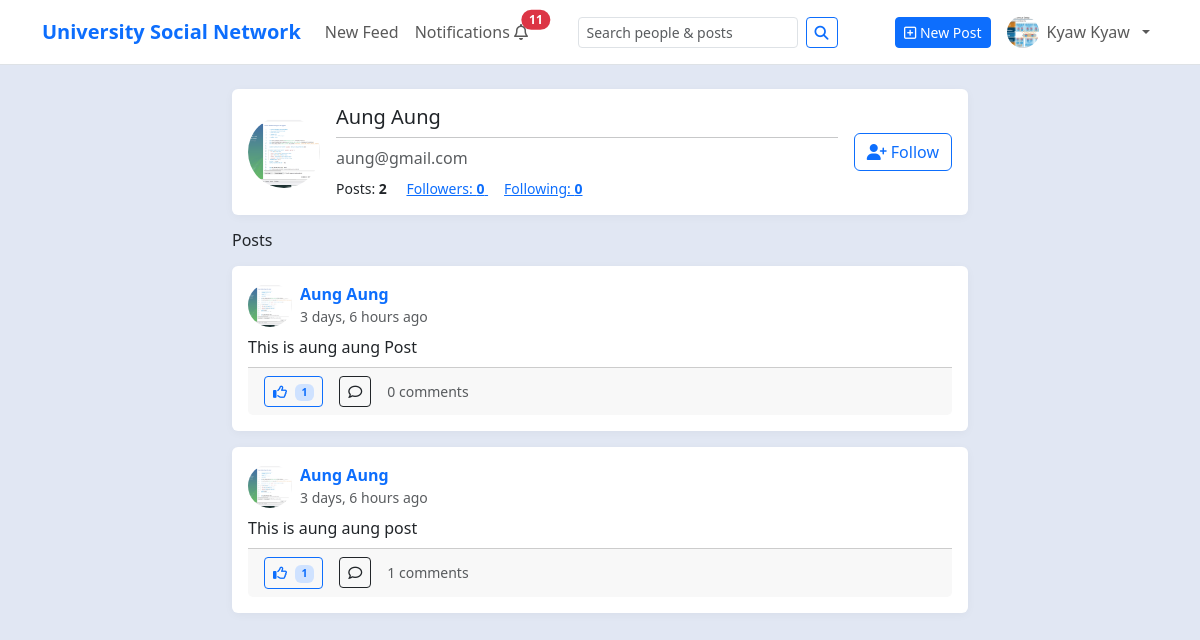
Before: /profiles/7/ (signed in) with the older database file.
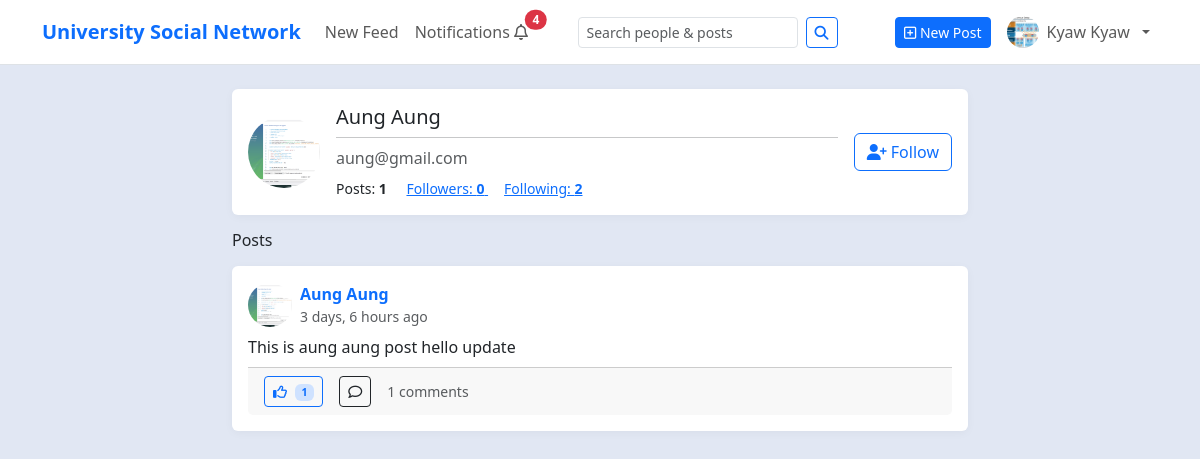
After: the same page with the newer database file.
### myapp/models.py (models this page shows, shortened)
class Profile(models.Model):
    MAJOR = [
        ('CST', 'CST'),
        ('CS',  'Computer Science (CS)'),
        ('CT',  'Computer Technology (CT)'),
    ]
    ACADEMIC_YEAR = [
        ('FIRST_YEAR',  'first year'),
        ('SECOND_YEAR', 'Second year'),
        ('THIRD_YEAR',  'Third year'),
        ('FORUTH_YEAR', 'Fourth year'),
        ('FINAL_YEAR',  'Final year'),
    ]
    user = models.OneToOneField(
        settings.AUTH_USER_MODEL,
        on_delete=models.CASCADE,
        related_name="profile",
    )
    full_name = models.CharField(max_length=150, blank=True)
    bio = models.TextField(blank=True)
    major = models.CharField(max_length=15, choices=MAJOR, blank=True, null=True)
    year = models.CharField(max_length=15, choices=ACADEMIC_YEAR, blank=True, null=True)
    roll_no = models.CharField(max_length=15, blank=True, null=True)
    photo = models.ImageField(upload_to='profile', blank=True, null=True)
    phone_no = models.CharField(max_length=15, blank=True, null=True)
    posts_count = models.PositiveIntegerField(default=0)
    followers_count = models.PositiveIntegerField(default=0)
    following_count = models.PositiveIntegerField(default=0)

class Post(models.Model):
    author = models.ForeignKey(settings.AUTH_USER_MODEL, on_delete=models.CASCADE, related_name="posts")
    text = models.TextField(blank=True)
    photo = models.ImageField(upload_to='post', blank=True, null=True)
    is_edited = models.BooleanField(default=False)
    created_at = models.DateTimeField(default=timezone.now, db_index=True)
    updated_at = models.DateTimeField(auto_now=True)
    comments_count = models.PositiveIntegerField(default=0)
    likes_count = models.PositiveIntegerField(default=0)
    saves_count = models.PositiveIntegerField(default=0)
    class Meta:
        indexes = [
            models.Index(fields=["-created_at"]),
            models.Index(fields=["author", "-created_at"]),
        ]

class User(AbstractBaseUser, PermissionsMixin):
    email = models.EmailField(unique=True)
    is_staff = models.BooleanField(default=False)
    is_active = models.BooleanField(default=True)
    date_joined = models.DateTimeField(default=timezone.now)
    objects = UserManager()
    USERNAME_FIELD = "email"
    REQUIRED_FIELDS = []

### myapp/views.py (the view)
# urls.py: path("profiles/<int:user_id>/", views.profile_detail, name="profile-detail"),
@login_required
def profile_detail(request, user_id):
    profile = get_object_or_404(
        Profile.objects.select_related("user"), user_id=user_id
    )
    is_following = Follow.objects.filter(
        follower=request.user, following=profile.user
    ).exists()
    posts = profile.user.posts.all().order_by("-created_at")
    return render(
        request,
        "social/profile_detail.html",
        {"profile": profile, "posts": posts, "is_following": is_following},
    )

### myapp/context_processors.py (called while the page is built)
def unread_notifications_count(request):
    if request.user.is_authenticated:
        c = Notification.objects.filter(recipient=request.user, is_read=False).count()
    else:
        c = 0
    return {'unread_count': c}

### templates/social/profile_detail.html (shortened to what this page needs)
{% extends "social/base.html" %}
{% load static %}
{% block content %}
<div class="row">
  <div class="col-lg-8 mx-auto">
    <div class="card mb-3">
      <div class="card-body d-flex align-items-center gap-3">
        {% if profile.photo %}
          <img
            class="avatar rounded-circle object-fit-cover"
            style="width:72px;height:72px"
            src="{{ profile.photo.url }}"
            alt="{{ profile.full_name|default:profile.user.email }}"
          >
        {% endif %}
        <div class="flex-grow-1">
          <h5 class="mb-1">
            {{ profile.full_name|default:profile.user.email }}
          </h5>
          <hr class="my-2">
          <div class="text-muted">
            {{ profile.user.email }}
          </div>
          <div class="mt-2 small">
            <span class="me-3">Posts: <strong>{{ profile.posts_count }}</strong></span>
            <a class="me-3" href="{% url 'social:followers-list' profile.user.id %}">
              Followers: <strong id="followers-count">{{ profile.followers_count }}</strong>
            </a>
            <a class="me-3" href="{% url 'social:following-list' profile.user.id %}">
              Following: <strong>{{ profile.following_count }}</strong>
            </a>
          </div>
        </div>
        {% if request.user.id != profile.user.id %}
          <button
            id="follow-btn"
            class="btn {% if is_following %}btn-outline-danger{% else %}btn-outline-primary{% endif %}"
            data-user-id="{{ profile.user.id }}"
            data-following="{% if is_following %}1{% else %}0{% endif %}"
            type="button"
          >
            {% if is_following %}
              <i class="fa-solid fa-user-minus"></i> Unfollow
            {% else %}
              <i class="fa-solid fa-user-plus"></i> Follow
            {% endif %}
          </button>
        {% else %}
          <a class="btn btn-outline-primary btn-sm" href="{% url 'social:profile-edit' %}">Edit Profile</a>
        {% endif %}
      </div>
    </div>
    <h6 class="mb-3">Posts</h6>
    {% for post in posts %}
      {% include "social/post_card.html" with post=post %}
    {% empty %}
      <div class="alert alert-light border">No posts yet.</div>
    {% endfor %}
  </div>
</div>
{% endblock %}

### templates/social/nav_bar.html (shortened to what this page needs)
{% load static %}
<nav class="navbar navbar-expand-lg navbar-light bg-white border-bottom sticky-top">
  <div class="container">
    <a class="navbar-brand fw-bold text-primary" href="{% url 'social:feed' %}">
      University Social Network
    </a>
    <div id="nav" class="collapse navbar-collapse">
      <ul class="navbar-nav me-auto">
        <li class="nav-item">
          <a class="nav-link" href="{% url 'social:feed' %}">New Feed</a>
        </li>
        <li class="nav-item">
          <a class="nav-link position-relative" href="{% url 'social:notifications' %}">
            Notifications <i class="fa-regular fa-bell"></i>
            <span id="notif-badge"
                  class="position-absolute start-100 translate-middle badge rounded-pill text-bg-danger {% if not unread_count %}d-none{% endif %}">
              {% if unread_count and unread_count > 0 %}{{ unread_count }}{% endif %}
            </span>
          </a>
        </li>
      </ul>
      <form class="d-flex me-3 my-2 my-lg-0" role="search" action="{% url 'social:search' %}" method="get">
        <input class="form-control form-control-sm me-2"
               type="search"
               name="q"
               placeholder="Search people & posts"
               value="{{ request.GET.q|default:'' }}"
               aria-label="Search">
        <button class="btn btn-sm btn-outline-primary" type="submit">
          <i class="fa-solid fa-magnifying-glass"></i>
        </button>
      </form>
      <ul class="navbar-nav ms-auto align-items-center">
        {% if request.user.is_authenticated %}
          <li class="nav-item me-2 d-none d-lg-block">
            <a class="btn btn-sm btn-primary" href="{% url 'social:post-create' %}">
              <i class="fa-regular fa-square-plus"></i> New Post
            </a>
          </li>
          <li class="nav-item dropdown">
            <a class="nav-link dropdown-toggle d-flex align-items-center gap-2" href="#" role="button"
               data-bs-toggle="dropdown" aria-expanded="false">
              {% if request.user.profile.photo %}
                <img src="{{ request.user.profile.photo.url }}"
                     alt="Avatar"
                     style="width:32px;height:32px;border-radius:50%;object-fit:cover;">
              {% else %}
                <span class="d-inline-flex align-items-center justify-content-center rounded-circle bg-secondary text-white"
                      style="width:32px;height:32px;font-size:14px;">
                  <i class="fa-solid fa-user"></i>
                </span>
              {% endif %}
              <span class="d-none d-sm-inline">
                {% firstof request.user.profile.full_name request.user.email %}
              </span>
            </a>
          </li>
        {% endif %}
      </ul>
    </div>
  </div>
</nav>

### templates/social/post_card.html (shortened to what this page needs)
{% load static %}
<div class="card mb-3" id="post-card-{{ post.id }}">
  <div class="card-body">
    <div class="d-flex align-items-center gap-2 mb-2">
      <img class="avatar"
           src="{% if post.author.profile.photo %}{{ post.author.profile.photo.url }}{% else %}{% static 'default-avatar.png' %}{% endif %}"
           alt="">
      <div>
        <a class="fw-semibold text-decoration-none" href="{% url 'social:profile-detail' post.author.id %}">
          {% with prof=post.author.profile %}
            {% if prof and prof.full_name %}
              {{ prof.full_name }}
            {% else %}
              {{ post.author.email }}
            {% endif %}
          {% endwith %}
        </a>
        <div class="text-muted small">{{ post.created_at|timesince }} ago</div>
      </div>
    </div>
    <a href="{% url 'social:post-detail' post.id %}" class="text-decoration-none text-body">
      {% if post.text %}
        <p class="mb-2">{{ post.text|linebreaksbr }}</p>
      {% endif %}
    </a>
    <div class="card-footer d-flex align-items-center gap-3">
      <button class="btn btn-sm {% if post.is_liked %}btn-primary{% else %}btn-outline-primary{% endif %} like-btn"
              data-id="{{ post.id }}">
        {% if post.is_liked %}
          <i class="fa-solid fa-thumbs-up me-1"></i>
        {% else %}
          <i class="fa-regular fa-thumbs-up me-1"></i>
        {% endif %}
        <span class="badge bg-primary-subtle text-primary" id="like-count-{{ post.id }}">
          {{ post.likes_count }}
        </span>
      </button>
      <a class="btn btn-sm btn-outline-dark" href="{% url 'social:post-detail' post.id %}">
        <i class="fa-regular fa-comment"></i>
      </a>
      <span class="text-muted small">{{ post.comments_count }} comments</span>
    </div>
  </div>
</div>

Changed rows visible on the page:
removed Post: author.photo (picture), author.profile.full_name "Aung Aung", created_at "3 days, 6 hours", text "This is aung aung Post", likes_count "1", comments_count "0"
changed Profile "Aung Aung": posts_count "2" → "1"; following_count "0" → "2"
changed Post "Aung Aung": text "This is aung aung post" → "This is aung aung post hello update"
Other visible differences:
{{ unread_count }}: "11" → "4"
